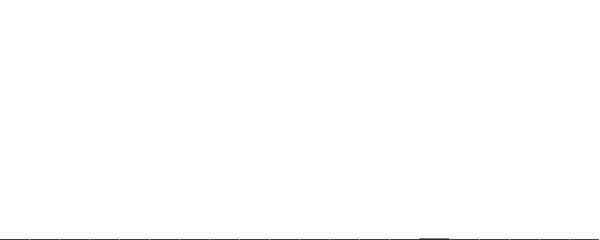
Frame 1 (no input)
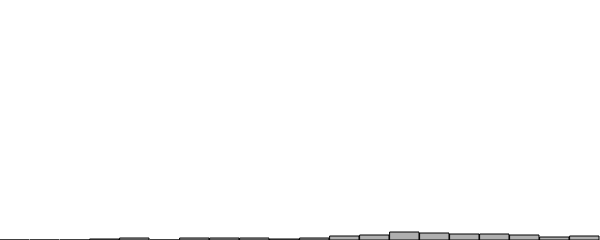
Frame 60 (no input)
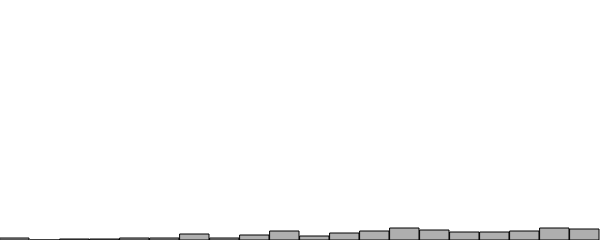
Frame 120 (the mouse pressed at the canvas centre since frame 60)

The p5.js sketch that drew these frames (run headless with seeded random() and noise() and a simulated clock; from frame 60 on, the mouse is pressed at the canvas centre):

// p5.js sketch
// ── sketch.js
let randomCounts = []; // keeps track how often a number is picked

function setup() {
  createCanvas(600, 240);
  for(let i = 0; i <20; i++){
    randomCounts[i]= 0;
  }
}

function draw() {
  background(255);
  
  // pick a random nummber and increase the count
  
  let index = int(acceptReject() * randomCounts.length);
  randomCounts[index]++
  
  stroke(0);
  fill(175);
  w = width/randomCounts.length;
  
   //graphing the result
  for (let x = 0; x < randomCounts.length; x++){
    rect(x*w, height - randomCounts[x], w-1, randomCounts[x]);
  }
}

function acceptReject(){
  while (true){ // do this forever until you find a qualifing value
    let r1 = random(1) //pick random value
    let probability = r1; // assign the probability
    let r2 = random(1) //pick second random value
    if( r2 < probability){
      return r1;
    }
  }
}
